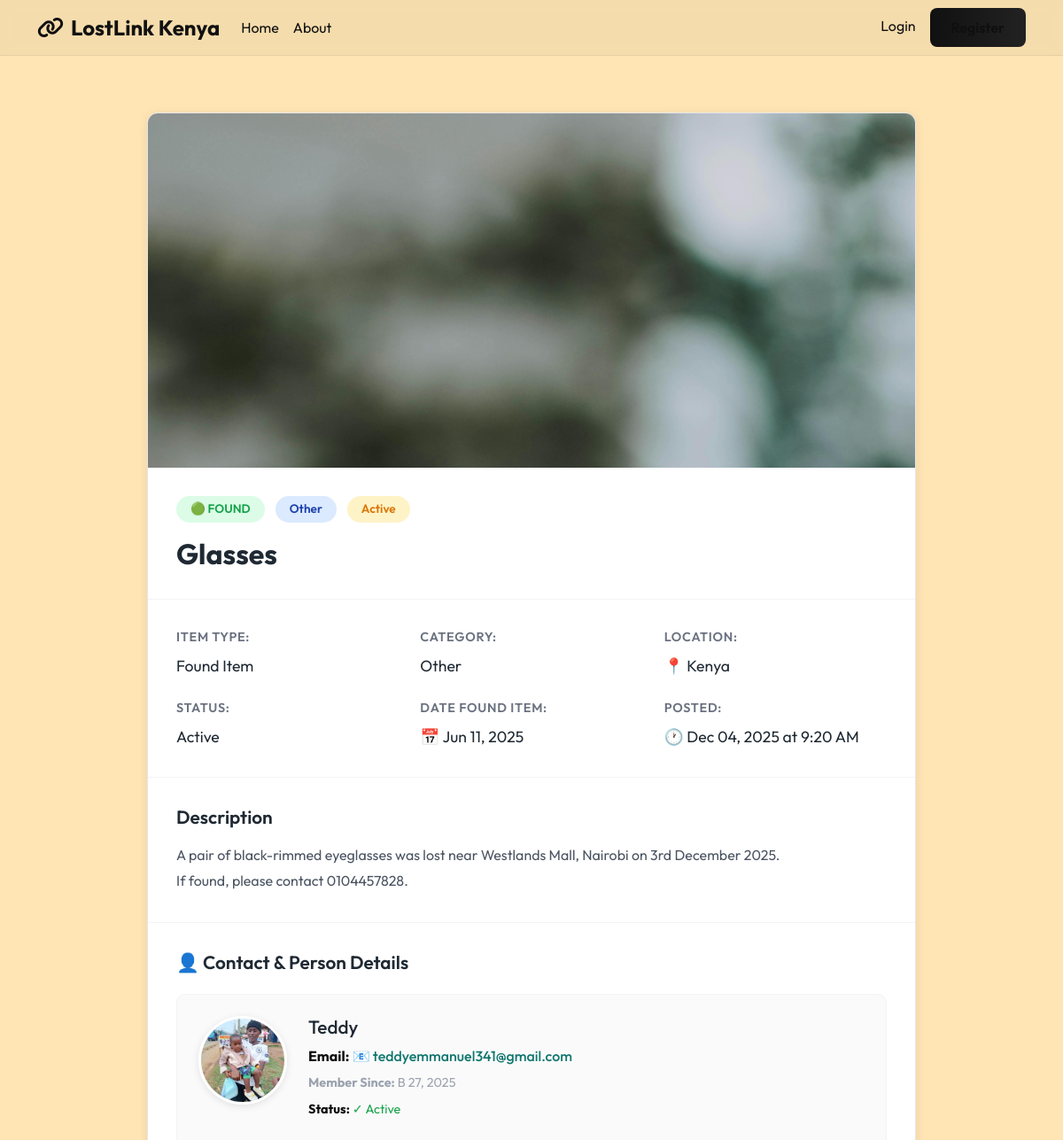
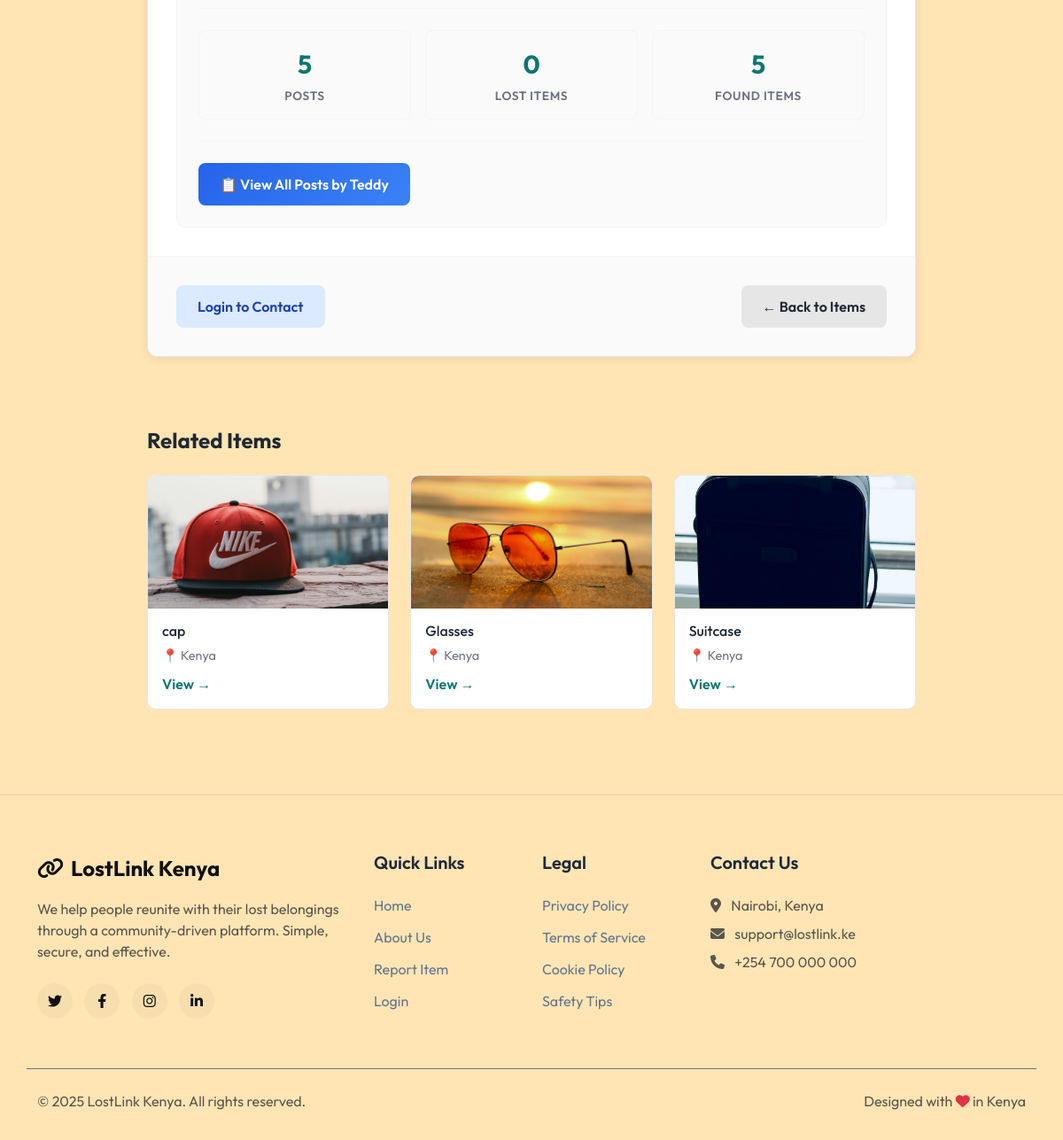
Page /blog/post/28/ on the committed database (2 pictures, top to bottom).
### blog/models.py (models this page shows, shortened)
class Post(models.Model):
    LOST = 'lost'
    FOUND = 'found'
    ITEM_TYPE_CHOICES = [
        (LOST, 'Lost Item'),
        (FOUND, 'Found Item'),
    ]
    ACTIVE = 'active'
    RESOLVED = 'resolved'
    STATUS_CHOICES = [
        (ACTIVE, 'Active'),
        (RESOLVED, 'Resolved'),
    ]
    CATEGORY_CHOICES = [
        ('electronics', 'Electronics'),
        ('documents', 'Documents'),
        ('jewelry', 'Jewelry'),
        ('vehicle', 'Vehicle'),
        ('pet', 'Pet'),
        ('clothing', 'Clothing'),
        ('money', 'Money/Wallet'),
        ('keys', 'Keys'),
        ('phone', 'Phone'),
        ('other', 'Other'),
    ]
    title = models.CharField(max_length=200)
    content = models.TextField()
    item_type = models.CharField(max_length=10, choices=ITEM_TYPE_CHOICES, default=LOST)
    category = models.CharField(max_length=50, choices=CATEGORY_CHOICES, default='other')
    location = models.CharField(max_length=200, default='Kenya')
    status = models.CharField(max_length=20, choices=STATUS_CHOICES, default=ACTIVE)
    image = models.ImageField(upload_to='post_pics/%Y/%m/%d/', null=True, blank=True)
    date_posted = models.DateTimeField(default=timezone.now)
    date_item_lost_found = models.DateField(null=True, blank=True)
    author = models.ForeignKey(User, on_delete=models.CASCADE)
    class Meta:
        ordering = ['-date_posted']

### users/models.py (models this page shows, shortened)
class Profile(models.Model):
    user = models.OneToOneField(User, on_delete=models.CASCADE)
    bio = models.TextField(blank=True)
    location = models.CharField(max_length=30, blank=True)
    phone_number = models.CharField(max_length=20, blank=True, help_text="Phone number for Mpesa payments (format: 254...)")
    image = models.ImageField(upload_to='profile_pics/', default='default.jpg')

### blog/views.py (the view)
# urls.py: path('post/<int:pk>/', PostDetailView.as_view(), name='post-detail'),
class PostDetailView(DetailView):
    model = Post
    template_name = 'blog/post_detail.html'
    context_object_name = 'post'
    def get_context_data(self, **kwargs):
        context = super().get_context_data(**kwargs)
        post = self.get_object()
        Profile.objects.get_or_create(user=post.author)
        related_posts = Post.objects.filter(
            category=post.category
        ).exclude(pk=post.pk).order_by('-date_posted')[:3]
        context['related_posts'] = related_posts
        author_posts = Post.objects.filter(author=post.author)
        context['author_posts_count'] = author_posts.count()
        context['author_lost_count'] = author_posts.filter(item_type='lost').count()
        context['author_found_count'] = author_posts.filter(item_type='found').count()
        return context

### blog/templates/blog/post_detail.html (shortened to what this page needs)
{% extends "blog/base.html" %}
{% block content %}
<div class="post-detail-container">
  <div class="post-detail-card">
      {% if post.image %}
      <div class="detail-image-container">
        <img src="{{ post.image.url }}" alt="{{ post.title }}" class="detail-image">
      </div>
    {% endif %}
    <div class="detail-header">
      <div class="detail-badges">
        <span class="badge {% if post.item_type == 'lost' %}badge-danger{% else %}badge-success{% endif %}">
          {% if post.item_type == 'lost' %}🔴 LOST{% else %}🟢 FOUND{% endif %}
        </span>
        <span class="badge badge-category">{{ post.get_category_display }}</span>
        <span class="badge {% if post.status == 'active' %}badge-status-active{% else %}badge-status-resolved{% endif %}">
          {{ post.get_status_display }}
        </span>
      </div>
      <h1 class="detail-title">{{ post.title }}</h1>
    </div>
    <div class="detail-grid">
      <div class="detail-item">
        <label>Item Type:</label>
        <p>{{ post.get_item_type_display }}</p>
      </div>
      <div class="detail-item">
        <label>Category:</label>
        <p>{{ post.get_category_display }}</p>
      </div>
      <div class="detail-item">
        <label>Location:</label>
        <p>📍 {{ post.location }}</p>
      </div>
      <div class="detail-item">
        <label>Status:</label>
        <p>{{ post.get_status_display }}</p>
      </div>
      <div class="detail-item">
        <label>Date {{ post.get_item_type_display|lower }}:</label>
        <p>📅 {{ post.date_item_lost_found|date:"M d, Y" }}</p>
      </div>
      <div class="detail-item">
        <label>Posted:</label>
        <p>🕐 {{ post.date_posted|date:"M d, Y \a\t g:i A" }}</p>
      </div>
    </div>
    <div class="detail-description">
      <h3>Description</h3>
      <p>{{ post.content }}</p>
    </div>
    <div class="author-section">
      <h3>👤 Contact & Person Details</h3>
      <div class="author-card">
        <div class="author-info-grid">
          <div class="author-avatar-large">
            {% if post.author.profile.image and post.author.profile.image.name != 'default.jpg' %}
              <img src="{{ post.author.profile.image.url }}" alt="{{ post.author.username }}" class="profile-image">
            {% else %}
              <div class="avatar-placeholder-large">
                <span class="avatar-letter">{{ post.author.username|first|upper }}</span>
              </div>
            {% endif %}
          </div>
          <div class="author-details-large">
            <h4>{{ post.author.username }}</h4>
            {% if post.author.email %}
              <p class="author-email">
                <strong>Email:</strong>
                <a href="mailto:{{ post.author.email }}" class="contact-link">
                  📧 {{ post.author.email }}
                </a>
              </p>
            {% endif %}
            <p class="member-since">
              <strong>Member Since:</strong> {{ post.author.date_joined|date:"B d, Y" }}
            </p>
            <p class="member-status">
              <strong>Status:</strong>
              {% if post.author.is_active %}
                <span style="color: #16a34a;">✓ Active</span>
              {% else %}
                <span style="color: #dc2626;">✗ Inactive</span>
              {% endif %}
            </p>
          </div>
        </div>
        <div class="author-stats">
          <div class="stat-box">
            <div class="stat-value">{{ author_posts_count }}</div>
            <div class="stat-label">Posts</div>
          </div>
          <div class="stat-box">
            <div class="stat-value">{{ author_lost_count }}</div>
            <div class="stat-label">Lost Items</div>
          </div>
          <div class="stat-box">
            <div class="stat-value">{{ author_found_count }}</div>
            <div class="stat-label">Found Items</div>
          </div>
        </div>
        <div class="author-actions">
          <a href="{% url 'user-posts' post.author.username %}" class="btn-view-profile">
            📋 View All Posts by {{ post.author.username }}
          </a>
        </div>
      </div>
    </div>
    <div class="detail-actions">
      {% if user == post.author %}
        <a href="{% url 'post-update' post.pk %}" class="btn btn-edit">✏️ Edit Post</a>
        <a href="{% url 'post-delete' post.pk %}" class="btn btn-delete">🗑️ Delete Post</a>
      {% else %}
        {% if user.is_authenticated %}
          <a href="mailto:{{ post.author.email }}" class="btn btn-contact">📧 Contact Author</a>
        {% else %}
          <a href="{% url 'login' %}" class="btn btn-contact">Login to Contact</a>
        {% endif %}
      {% endif %}
      <a href="{% url 'blog-home' %}" class="btn btn-back">← Back to Items</a>
    </div>
  </div>
  {% if related_posts %}
    <div class="related-posts-section">
      <h3>Related Items</h3>
      <div class="related-posts-grid">
        {% for related_post in related_posts %}
          <div class="related-post-card">
            {% if related_post.image %}
              <img src="{{ related_post.image.url }}" alt="{{ related_post.title }}" class="related-image">
            {% else %}
              <div class="related-placeholder">
                {% if related_post.item_type == 'lost' %}🔴{% else %}🟢{% endif %}
              </div>
            {% endif %}
            <div class="related-content">
              <h4><a href="{% url 'post-detail' related_post.pk %}">{{ related_post.title|truncatewords:5 }}</a></h4>
              <p class="related-location">📍 {{ related_post.location }}</p>
              <a href="{% url 'post-detail' related_post.pk %}" class="btn-view-related">View →</a>
            </div>
          </div>
        {% endfor %}
      </div>
    </div>
  {% endif %}
</div>
{% endblock %}

### blog/templates/blog/base.html (style rules this page uses)
:root { --primary-color: #111111; --secondary-color: #222222; --dark-bg: #ffffff; --card-bg: rgba(0, 0, 0, 0.06); --text-light: #0f0f0f; --text-muted: #2b2b2b; }
body { font-family: 'Outfit', sans-serif; background: #FFE5B4; color: var(--text-light); min-height: 100vh; display: flex; flex-direction: column; }

### rows in the picture
Post: image (picture), category "Other", status "Active", title "Glasses", item_type "Found Item", location "Kenya", item_type "FOUND ITEM", date_item_lost_found "Jun 11, 2025", date_posted "Dec 04, 2025 at 9:20 AM", content "A pair of black-rimmed eyeglasses was lost near Westlands Mall, Nairobi on 3rd December 2025. If found, please contact 0104457828.", author.profile.image (picture), author.username "Teddy", author.email "teddyemmanuel341@gmail.com", author.date_joined "B 27, 2025"
Post: image (picture), title "cap", location "Kenya"
Post: image (picture), title "Glasses", location "Kenya"
Post: image (picture), title "Suitcase", location "Kenya"

### other values in the picture
{{ author_posts_count }} "5"
{{ author_lost_count }} "0"
{{ author_found_count }} "5"
